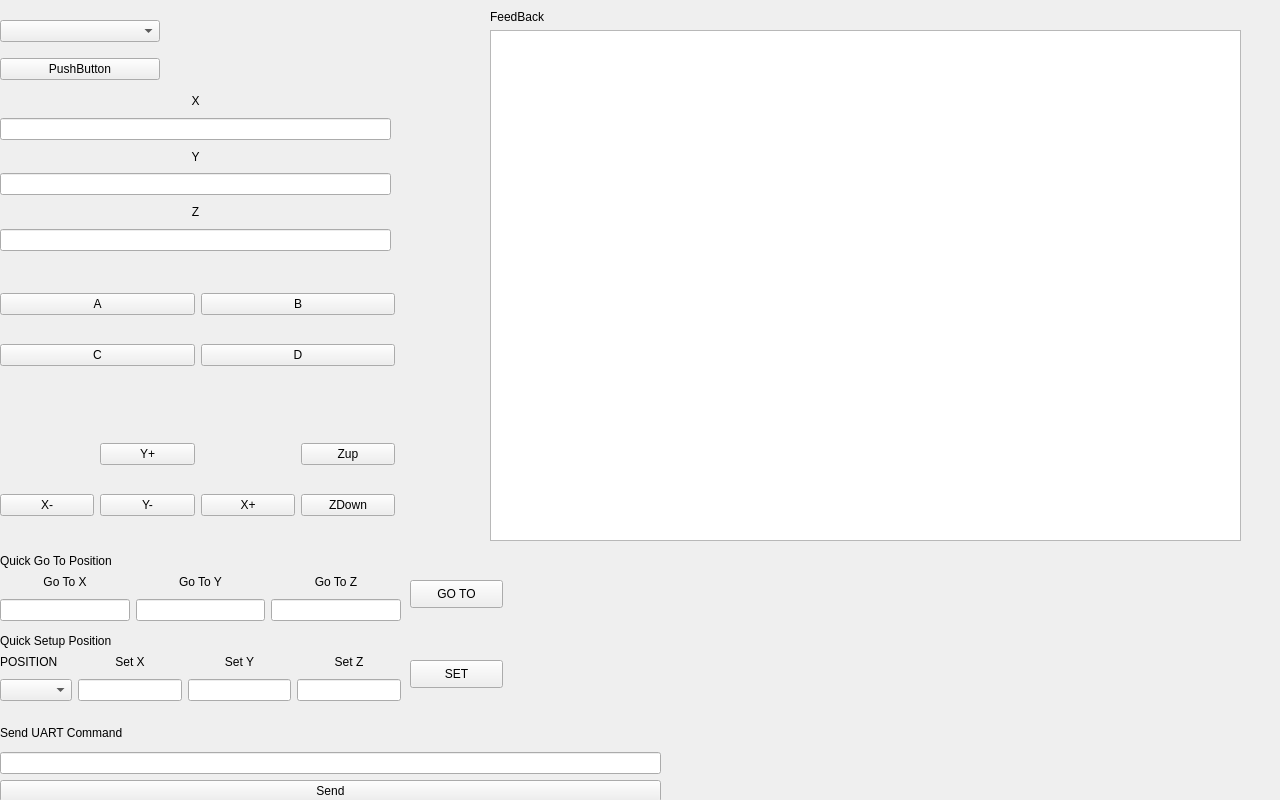
<?xml version="1.0" encoding="UTF-8"?>
<ui version="4.0">
 <class>Form</class>
 <widget class="QWidget" name="Form">
  <property name="geometry">
   <rect>
    <x>0</x>
    <y>0</y>
    <width>1280</width>
    <height>800</height>
   </rect>
  </property>
  <property name="windowTitle">
   <string>Form</string>
  </property>
  <widget class="QWidget" name="verticalWidget" native="true">
   <property name="geometry">
    <rect>
     <x>0</x>
     <y>10</y>
     <width>160</width>
     <height>80</height>
    </rect>
   </property>
   <property name="autoFillBackground">
    <bool>true</bool>
   </property>
   <layout class="QVBoxLayout" name="verticalLayout">
    <item>
     <widget class="QComboBox" name="comboBox"/>
    </item>
    <item>
     <widget class="QPushButton" name="pushButton">
      <property name="text">
       <string>PushButton</string>
      </property>
     </widget>
    </item>
   </layout>
  </widget>
  <widget class="QWidget" name="verticalLayoutWidget">
   <property name="geometry">
    <rect>
     <x>0</x>
     <y>90</y>
     <width>391</width>
     <height>161</height>
    </rect>
   </property>
   <layout class="QVBoxLayout" name="verticalLayout_2">
    <item>
     <widget class="QLabel" name="label">
      <property name="autoFillBackground">
       <bool>true</bool>
      </property>
      <property name="text">
       <string>X</string>
      </property>
      <property name="alignment">
       <set>Qt::AlignCenter</set>
      </property>
     </widget>
    </item>
    <item>
     <widget class="QLineEdit" name="lineEdit">
      <property name="readOnly">
       <bool>true</bool>
      </property>
     </widget>
    </item>
    <item>
     <widget class="QLabel" name="label_2">
      <property name="text">
       <string>Y</string>
      </property>
      <property name="alignment">
       <set>Qt::AlignCenter</set>
      </property>
     </widget>
    </item>
    <item>
     <widget class="QLineEdit" name="lineEdit_2"/>
    </item>
    <item>
     <widget class="QLabel" name="label_3">
      <property name="text">
       <string>Z</string>
      </property>
      <property name="alignment">
       <set>Qt::AlignCenter</set>
      </property>
     </widget>
    </item>
    <item>
     <widget class="QLineEdit" name="lineEdit_3"/>
    </item>
   </layout>
  </widget>
  <widget class="QWidget" name="gridLayoutWidget">
   <property name="geometry">
    <rect>
     <x>0</x>
     <y>270</y>
     <width>395</width>
     <height>121</height>
    </rect>
   </property>
   <layout class="QGridLayout" name="gridLayout">
    <item row="0" column="1">
     <widget class="QPushButton" name="pushButton_4">
      <property name="text">
       <string>B</string>
      </property>
     </widget>
    </item>
    <item row="1" column="1">
     <widget class="QPushButton" name="pushButton_5">
      <property name="text">
       <string>D</string>
      </property>
     </widget>
    </item>
    <item row="1" column="0">
     <widget class="QPushButton" name="pushButton_3">
      <property name="text">
       <string>C</string>
      </property>
     </widget>
    </item>
    <item row="0" column="0">
     <widget class="QPushButton" name="pushButton_2">
      <property name="text">
       <string>A</string>
      </property>
     </widget>
    </item>
   </layout>
  </widget>
  <widget class="QWidget" name="gridLayoutWidget_2">
   <property name="geometry">
    <rect>
     <x>0</x>
     <y>420</y>
     <width>395</width>
     <height>121</height>
    </rect>
   </property>
   <layout class="QGridLayout" name="gridLayout_2">
    <item row="0" column="1">
     <widget class="QPushButton" name="pushButton_13">
      <property name="text">
       <string>Y+</string>
      </property>
     </widget>
    </item>
    <item row="1" column="0">
     <widget class="QPushButton" name="pushButton_10">
      <property name="text">
       <string>X-</string>
      </property>
     </widget>
    </item>
    <item row="1" column="2">
     <widget class="QPushButton" name="pushButton_12">
      <property name="text">
       <string>X+</string>
      </property>
     </widget>
    </item>
    <item row="1" column="1">
     <widget class="QPushButton" name="pushButton_11">
      <property name="text">
       <string>Y-</string>
      </property>
     </widget>
    </item>
    <item row="0" column="3">
     <widget class="QPushButton" name="pushButton_6">
      <property name="text">
       <string>Zup</string>
      </property>
     </widget>
    </item>
    <item row="1" column="3">
     <widget class="QPushButton" name="pushButton_7">
      <property name="text">
       <string>ZDown</string>
      </property>
     </widget>
    </item>
   </layout>
  </widget>
  <widget class="QWidget" name="verticalLayoutWidget_2">
   <property name="geometry">
    <rect>
     <x>0</x>
     <y>720</y>
     <width>661</width>
     <height>82</height>
    </rect>
   </property>
   <layout class="QVBoxLayout" name="verticalLayout_3">
    <item>
     <widget class="QLabel" name="label_4">
      <property name="text">
       <string>Send UART Command</string>
      </property>
     </widget>
    </item>
    <item>
     <widget class="QLineEdit" name="lineEdit_4"/>
    </item>
    <item>
     <widget class="QPushButton" name="pushButton_8">
      <property name="text">
       <string>Send</string>
      </property>
     </widget>
    </item>
   </layout>
  </widget>
  <widget class="QWidget" name="gridLayoutWidget_3">
   <property name="geometry">
    <rect>
     <x>0</x>
     <y>570</y>
     <width>401</width>
     <height>51</height>
    </rect>
   </property>
   <layout class="QGridLayout" name="gridLayout_3">
    <item row="1" column="1">
     <widget class="QLineEdit" name="lineEdit_6"/>
    </item>
    <item row="0" column="0">
     <widget class="QLabel" name="label_6">
      <property name="text">
       <string>Go To X</string>
      </property>
      <property name="alignment">
       <set>Qt::AlignCenter</set>
      </property>
     </widget>
    </item>
    <item row="0" column="1">
     <widget class="QLabel" name="label_7">
      <property name="text">
       <string>Go To Y</string>
      </property>
      <property name="alignment">
       <set>Qt::AlignCenter</set>
      </property>
     </widget>
    </item>
    <item row="1" column="0">
     <widget class="QLineEdit" name="lineEdit_5"/>
    </item>
    <item row="0" column="2">
     <widget class="QLabel" name="label_8">
      <property name="text">
       <string>Go To Z</string>
      </property>
      <property name="alignment">
       <set>Qt::AlignCenter</set>
      </property>
     </widget>
    </item>
    <item row="1" column="2">
     <widget class="QLineEdit" name="lineEdit_7"/>
    </item>
   </layout>
  </widget>
  <widget class="QLabel" name="label_5">
   <property name="geometry">
    <rect>
     <x>0</x>
     <y>550</y>
     <width>158</width>
     <height>21</height>
    </rect>
   </property>
   <property name="text">
    <string>Quick Go To Position</string>
   </property>
  </widget>
  <widget class="QLabel" name="label_9">
   <property name="geometry">
    <rect>
     <x>0</x>
     <y>630</y>
     <width>158</width>
     <height>21</height>
    </rect>
   </property>
   <property name="text">
    <string>Quick Setup Position</string>
   </property>
  </widget>
  <widget class="QWidget" name="gridLayoutWidget_4">
   <property name="geometry">
    <rect>
     <x>0</x>
     <y>650</y>
     <width>401</width>
     <height>51</height>
    </rect>
   </property>
   <layout class="QGridLayout" name="gridLayout_4">
    <item row="0" column="1">
     <widget class="QLabel" name="label_10">
      <property name="text">
       <string>Set X</string>
      </property>
      <property name="alignment">
       <set>Qt::AlignCenter</set>
      </property>
     </widget>
    </item>
    <item row="1" column="2">
     <widget class="QLineEdit" name="lineEdit_8"/>
    </item>
    <item row="0" column="3">
     <widget class="QLabel" name="label_12">
      <property name="text">
       <string>Set Z</string>
      </property>
      <property name="alignment">
       <set>Qt::AlignCenter</set>
      </property>
     </widget>
    </item>
    <item row="0" column="2">
     <widget class="QLabel" name="label_11">
      <property name="text">
       <string>Set Y</string>
      </property>
      <property name="alignment">
       <set>Qt::AlignCenter</set>
      </property>
     </widget>
    </item>
    <item row="1" column="1">
     <widget class="QLineEdit" name="lineEdit_9"/>
    </item>
    <item row="1" column="3">
     <widget class="QLineEdit" name="lineEdit_10"/>
    </item>
    <item row="0" column="0">
     <widget class="QLabel" name="label_13">
      <property name="text">
       <string>POSITION</string>
      </property>
     </widget>
    </item>
    <item row="1" column="0">
     <widget class="QComboBox" name="comboBox_2"/>
    </item>
   </layout>
  </widget>
  <widget class="QPushButton" name="pushButton_9">
   <property name="geometry">
    <rect>
     <x>410</x>
     <y>580</y>
     <width>93</width>
     <height>28</height>
    </rect>
   </property>
   <property name="text">
    <string>GO TO</string>
   </property>
  </widget>
  <widget class="QPushButton" name="pushButton_14">
   <property name="geometry">
    <rect>
     <x>410</x>
     <y>660</y>
     <width>93</width>
     <height>28</height>
    </rect>
   </property>
   <property name="text">
    <string>SET</string>
   </property>
  </widget>
  <widget class="QWidget" name="verticalLayoutWidget_3">
   <property name="geometry">
    <rect>
     <x>490</x>
     <y>10</y>
     <width>751</width>
     <height>531</height>
    </rect>
   </property>
   <layout class="QVBoxLayout" name="verticalLayout_4">
    <item>
     <widget class="QLabel" name="label_14">
      <property name="text">
       <string>FeedBack</string>
      </property>
     </widget>
    </item>
    <item>
     <widget class="QPlainTextEdit" name="plainTextEdit"/>
    </item>
   </layout>
  </widget>
 </widget>
 <resources/>
 <connections/>
</ui>
